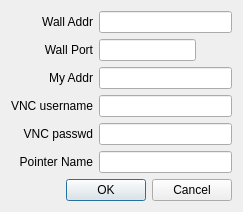
<?xml version="1.0" encoding="UTF-8"?>
<ui version="4.0">
 <class>connectionDialog</class>
 <widget class="QDialog" name="connectionDialog">
  <property name="geometry">
   <rect>
    <x>0</x>
    <y>0</y>
    <width>243</width>
    <height>197</height>
   </rect>
  </property>
  <property name="windowTitle">
   <string>Dialog</string>
  </property>
  <layout class="QVBoxLayout" name="verticalLayout">
   <item>
    <layout class="QGridLayout" name="gridLayout">
     <item row="0" column="0">
      <widget class="QLabel" name="label">
       <property name="layoutDirection">
        <enum>Qt::LeftToRight</enum>
       </property>
       <property name="text">
        <string>Wall Addr</string>
       </property>
       <property name="alignment">
        <set>Qt::AlignRight|Qt::AlignTrailing|Qt::AlignVCenter</set>
       </property>
      </widget>
     </item>
     <item row="0" column="1" colspan="2">
      <widget class="QLineEdit" name="ipaddr"/>
     </item>
     <item row="1" column="0">
      <widget class="QLabel" name="label_2">
       <property name="text">
        <string>Wall Port</string>
       </property>
       <property name="alignment">
        <set>Qt::AlignRight|Qt::AlignTrailing|Qt::AlignVCenter</set>
       </property>
      </widget>
     </item>
     <item row="1" column="1">
      <widget class="QLineEdit" name="port"/>
     </item>
     <item row="1" column="2">
      <spacer name="horizontalSpacer">
       <property name="orientation">
        <enum>Qt::Horizontal</enum>
       </property>
       <property name="sizeHint" stdset="0">
        <size>
         <width>40</width>
         <height>20</height>
        </size>
       </property>
      </spacer>
     </item>
     <item row="5" column="0">
      <widget class="QLabel" name="pointerNameLabel">
       <property name="text">
        <string>Pointer Name</string>
       </property>
       <property name="alignment">
        <set>Qt::AlignRight|Qt::AlignTrailing|Qt::AlignVCenter</set>
       </property>
      </widget>
     </item>
     <item row="5" column="1" colspan="2">
      <widget class="QLineEdit" name="pointerNameLineEdit"/>
     </item>
     <item row="2" column="0">
      <widget class="QLabel" name="label_3">
       <property name="text">
        <string>My Addr</string>
       </property>
       <property name="alignment">
        <set>Qt::AlignRight|Qt::AlignTrailing|Qt::AlignVCenter</set>
       </property>
      </widget>
     </item>
     <item row="2" column="1" colspan="2">
      <widget class="QLineEdit" name="myaddrLineEdit"/>
     </item>
     <item row="4" column="0">
      <widget class="QLabel" name="label_4">
       <property name="text">
        <string>VNC passwd</string>
       </property>
       <property name="alignment">
        <set>Qt::AlignRight|Qt::AlignTrailing|Qt::AlignVCenter</set>
       </property>
      </widget>
     </item>
     <item row="4" column="1" colspan="2">
      <widget class="QLineEdit" name="vncpasswd"/>
     </item>
     <item row="3" column="1" colspan="2">
      <widget class="QLineEdit" name="vncUsername"/>
     </item>
     <item row="3" column="0">
      <widget class="QLabel" name="label_5">
       <property name="text">
        <string>VNC username</string>
       </property>
       <property name="alignment">
        <set>Qt::AlignRight|Qt::AlignTrailing|Qt::AlignVCenter</set>
       </property>
      </widget>
     </item>
    </layout>
   </item>
   <item>
    <widget class="QDialogButtonBox" name="buttonBox">
     <property name="standardButtons">
      <set>QDialogButtonBox::Cancel|QDialogButtonBox::Ok</set>
     </property>
    </widget>
   </item>
  </layout>
 </widget>
 <resources/>
 <connections/>
</ui>
